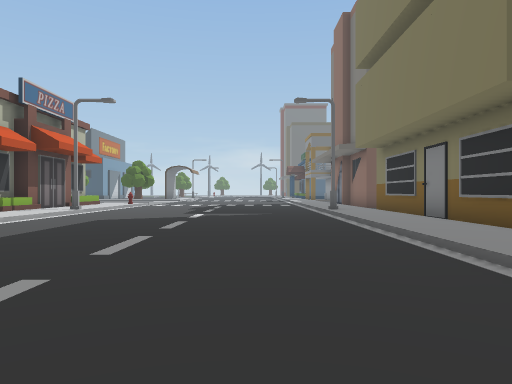
View 1 (above)

24 first-person views from a walk through a Unity game level. The camera is 1.2 m above the floor, looks level and sees 70° across. The floor is counted in squares, 2 m on a side. Each view is taken from the middle of a square. On the plan, view 1 faces up. The plan holds only what a view shows up to about 10 squares ahead; the rest is blank. The place goes on beyond the plan. Some animated figures are not drawn.

View 2
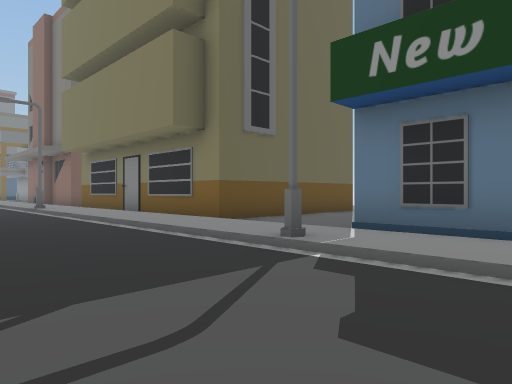

View 3
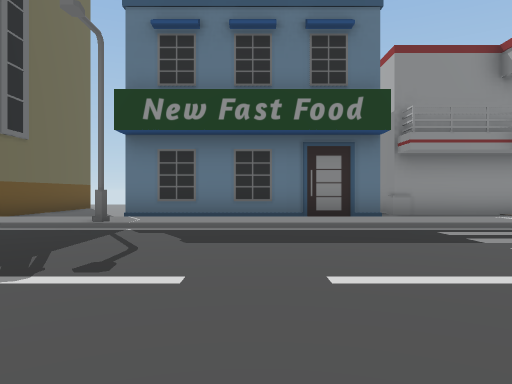

View 4
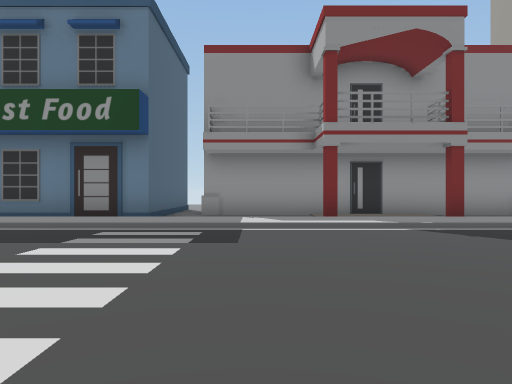

View 5
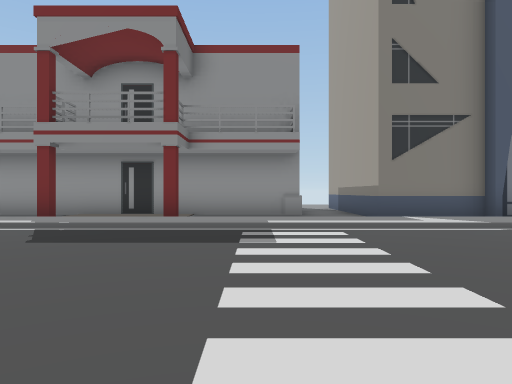

View 6
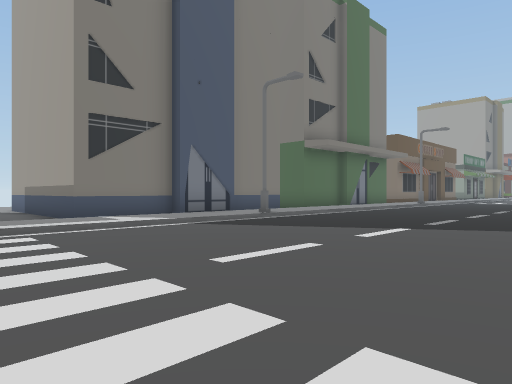

View 7
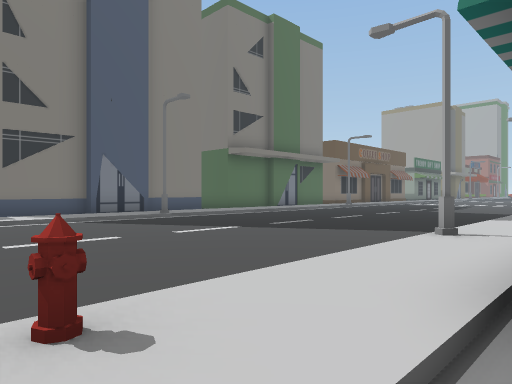

View 8
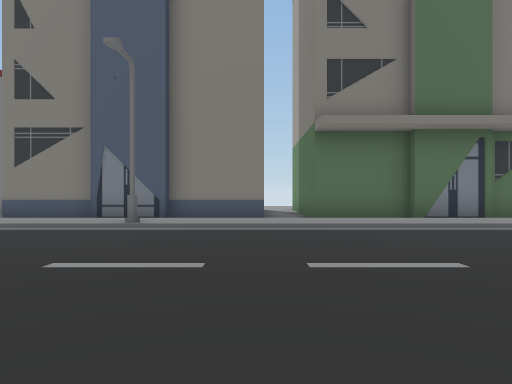

View 9
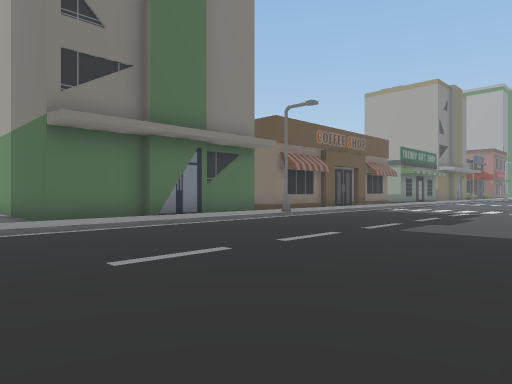

View 10
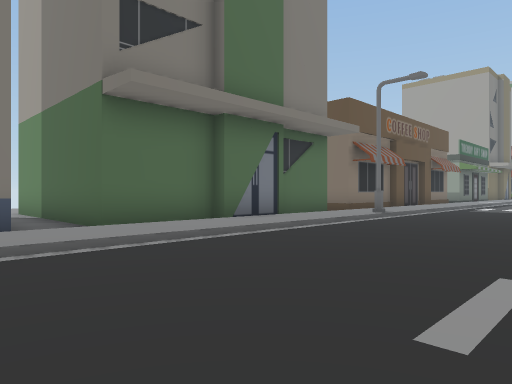

View 11
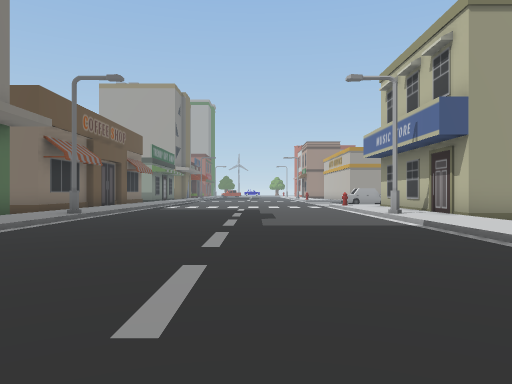

View 12
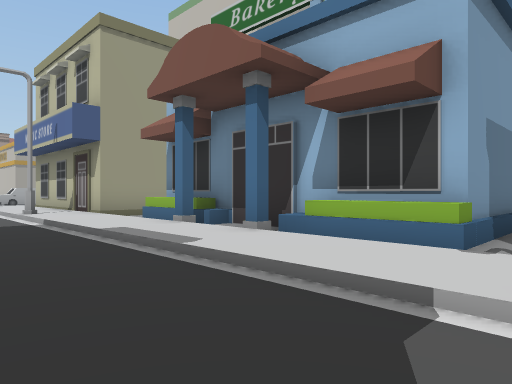

View 13
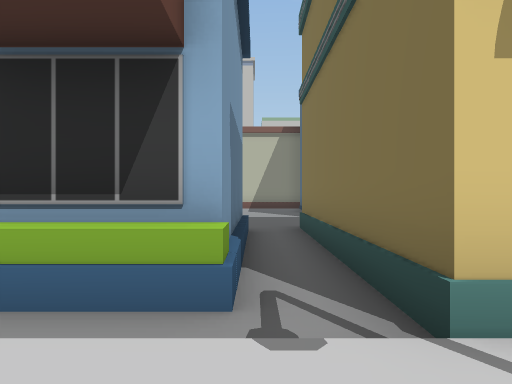

View 14
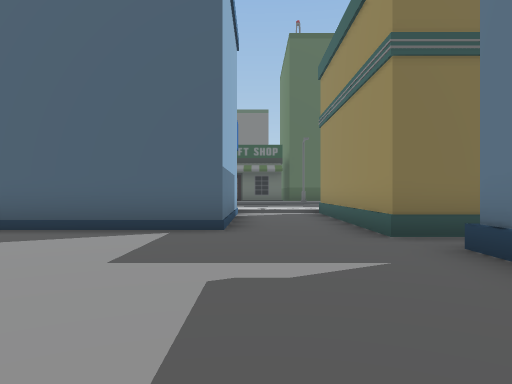

View 15
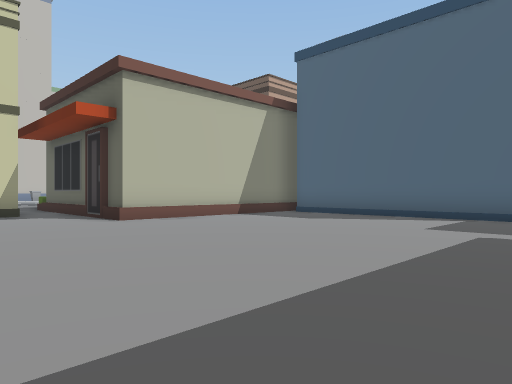

View 16
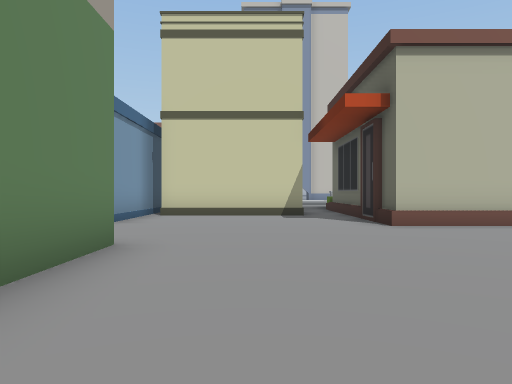

View 17
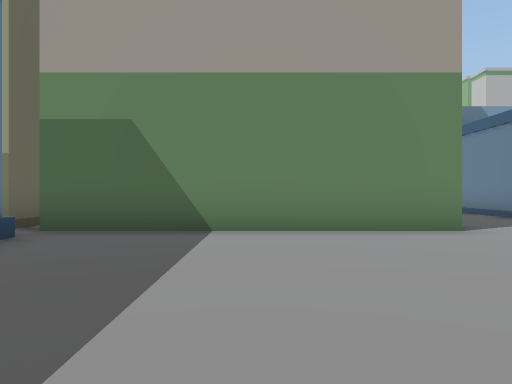

View 18
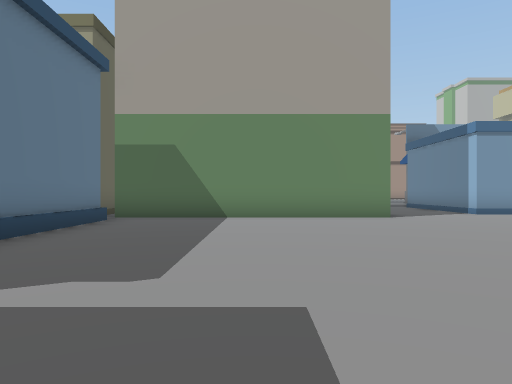

View 19
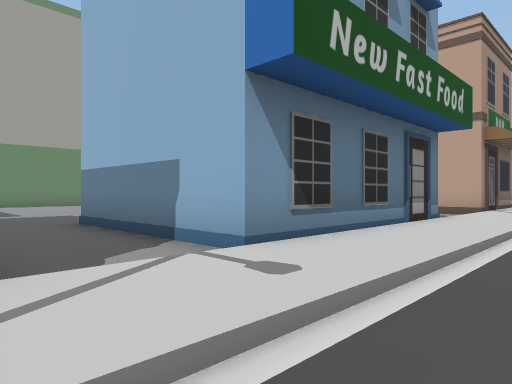

View 20
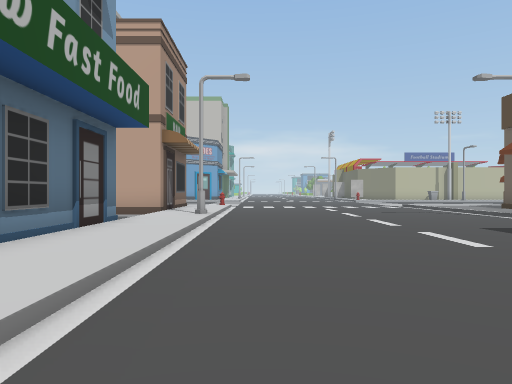

View 21
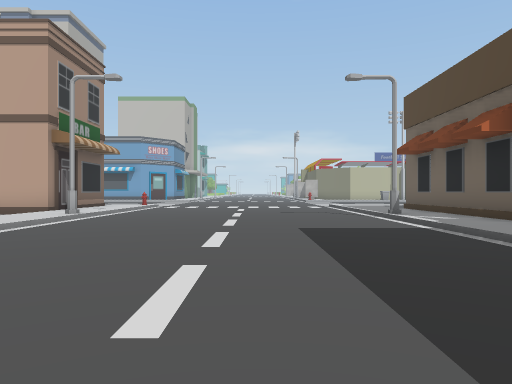

View 22
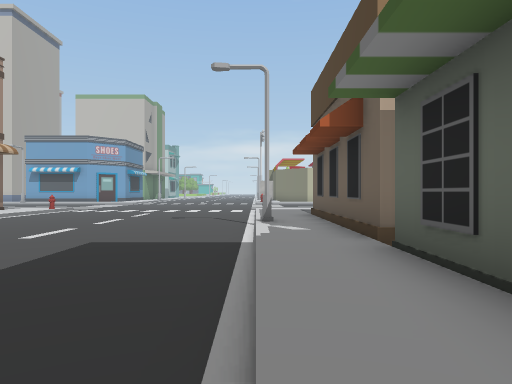

View 23
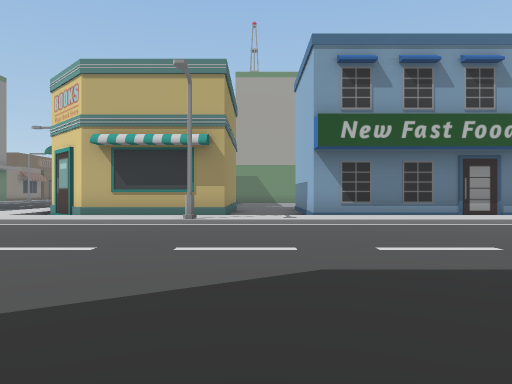

View 24
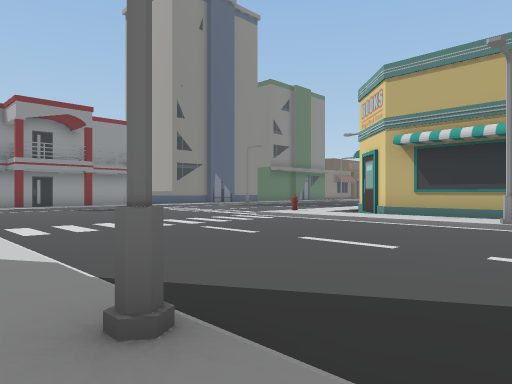

### Floor plan
Key: @ floor where view 1 was taken; # wall or solid block; . main floor; : floor 0.25 m higher than the main floor; / step, stairs or slope; O other object.
Columns run from 24 left of view 1 to 8 right of it. Each row starts with its distance up from view 1.
 10                  O:/....../:O
  9                  O:/....../:O
  8                    /....../:O
  7                    /....../:O
  6                     ....../:O
  5                     ....../:O
  4                      ...../:OOOO
  3                       ..../:....
  2                       ..../:...
  1                        ...O:O
  0                       ..@./:O
 -1                      ...../:O
 -2                     ....../:O
 -3                      ...../:O
 -4 #########             ..../:OOO
 -5 :::::::::: ::::       ..../: ..
 -6 //O/////////O/////// ...../: .#
 -7 ........................../: .#
 -8 ........................../: .#
 -9 ........................../:#.#
-10 ....................    ../:..#
-11 ....................  ..../:#.#
-12 ...................  ...../: .#
-13  /O/////////O/////  ....../: .#
-14 :::::::::::::::::::/....../: .#
-15 ##. OOOOOO..#####.:O....../: ...
-16  #       O..#   ##:/....../:OOOO
-17          O..#    #:/....../:O
-18          O..#     :/....../:O
-19       OOOO..#     :/....../:O
-20      .......######:O......O:O
-21    O........////////....../:O
-22    O......../OOOO///....../:O
-23    O......../   O //....../:.....
-24 OOOO......../   O.:/....../:OOOOO
-25 ............/O  O.:/....../:O
-26 O.........../O  O //....../:O
-27 O.........../O  O //....../:O
-28 O.........../O  O //....../:O
-29 O.....OOOOOOO#  ##:/....../:O
-30 ####..       #   #:O......O:O
-31    #.            #:/....../:##
-32    #.                .. ..
-33    #

Positions as (right, up) in squares from view 1, and headings:
1: (0, 0), facing up
2: (-1, -2), facing up-right
3: (-4, -2), facing right
4: (-4, -7), facing right
5: (-4, -13), facing right
6: (-4, -13), facing down-right
7: (-7, -14), facing down-right
8: (-5, -22), facing right
9: (-5, -21), facing down-right
10: (-2, -21), facing down-right
11: (-2, -21), facing down
12: (-3, -20), facing down-left
13: (-5, -21), facing left
14: (-14, -25), facing up
15: (-13, -28), facing up-left
16: (-14, -27), facing left
17: (-15, -23), facing down
18: (-15, -20), facing down
19: (-12, -12), facing down-left
20: (-13, -12), facing left
21: (-13, -9), facing left
22: (-14, -6), facing left
23: (-13, -5), facing down
24: (-13, -5), facing down-right
